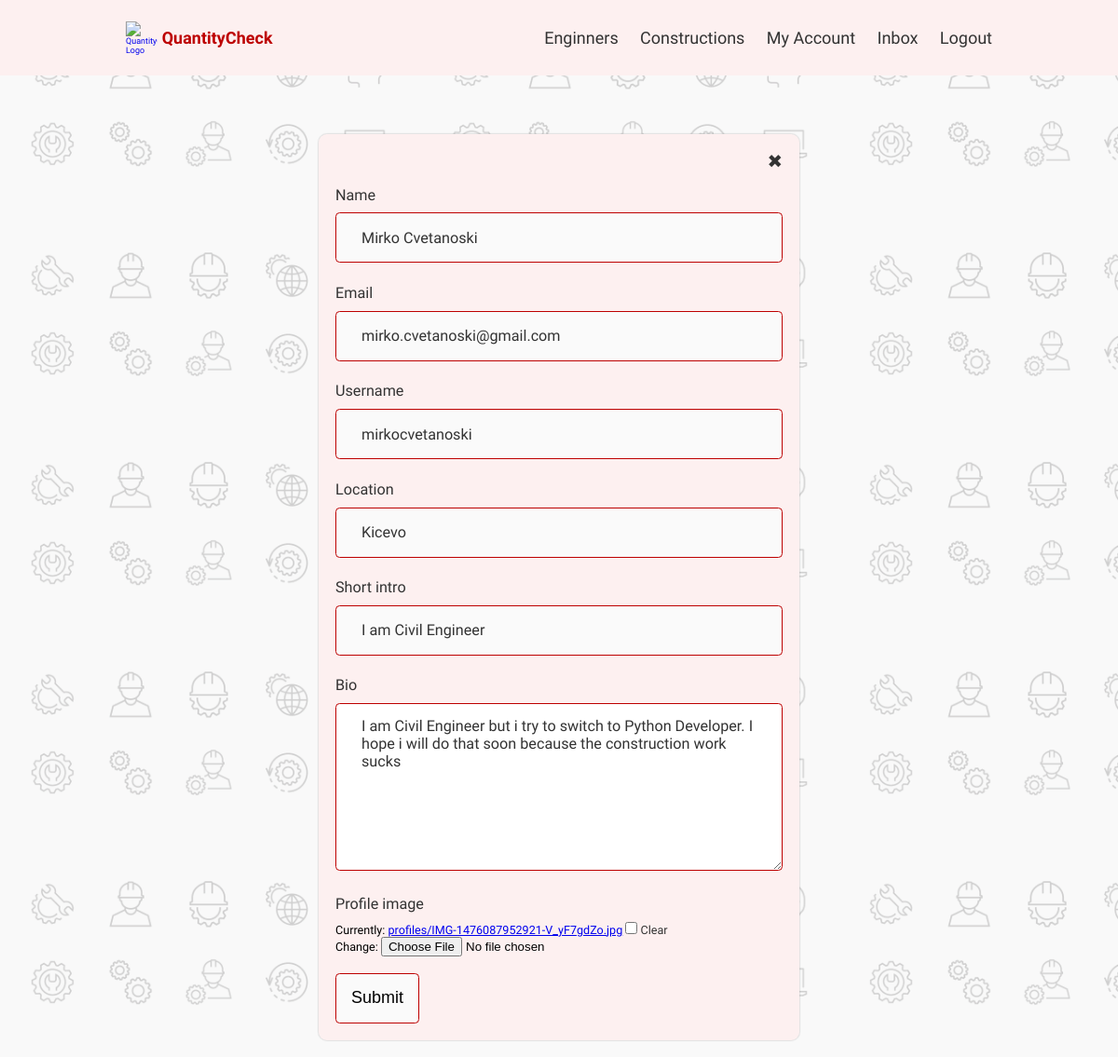
The page /users/edit-account/ (signed in) on the database its author committed.
### users/models.py (models this page shows, shortened)
class Profile(models.Model):
    user = models.OneToOneField(User, on_delete=models.CASCADE, null=True, blank=True)
    name = models.CharField(max_length=50, blank=True, null=True)
    username = models.CharField(max_length=50, blank=True, null=True)
    location = models.CharField(max_length=50, blank=True, null=True)
    email = models.EmailField(max_length=50, blank=True, null=True)
    short_intro = models.CharField(max_length=150, blank=True, null=True)
    bio = models.TextField(blank=True, null=True)
    profile_image = models.ImageField(null=True, blank=True, upload_to='profiles/', default='profiles/user-default.png')
    created = models.DateTimeField(auto_now_add=True)
    id = models.UUIDField(default=uuid.uuid4, unique=True, primary_key=True, editable=False)
    class Meta:
        ordering = ['-created']

### users/views.py (the view)
# urls.py: path('edit-account/', views.editAccount, name='edit-account'),
@login_required(login_url='login')
def editAccount(request):
    profile = request.user.profile
    form = ProfileForm(instance=profile)
    if request.method == 'POST':
        form = ProfileForm(request.POST, request.FILES, instance=profile)
        if form.is_valid():
            form.save()
            return redirect('users:account')
    context = {'form':form}
    return render(request, 'users/profile_form.html', context)

### users/forms.py
class ProfileForm(ModelForm):
    class Meta:
        model = Profile
        fields = ['name', 'email', 'username', 'location', 'short_intro', 'bio', 'profile_image']
    def __init__(self, *args, **kwargs):
        super(ProfileForm, self).__init__(*args, **kwargs)
        for name, field in self.fields.items():
            field.widget.attrs.update({'class':'input'})
            self.fields['bio'].widget.attrs.update({'class':''})
            self.fields['profile_image'].widget.attrs.update({'class':''})

### users/templates/users/profile_form.html (shortened to what this page needs)
{% extends 'main.html' %}
{% block content %}
<main class="formPage">
    <div class="content-box">
        <div class="formWrapper">
            <a class="backButton" href="{% url 'users:account' %}">&#10006</a>
            <br>
            <form class="add__form" method="POST" enctype="multipart/form-data">
                {% for field in form %}
                    <div class="form__field">
                        <label class="form__label" for="formInput#text">{{field.label}}</label>
                        <p>{{field}}</p>
                    </div>
                {% endfor %}
                <input class="btn btn--sub btn--lg  my-md" type="submit" value="Submit" />
            </form>
        </div>
    </div>
</main>
{% endblock content %}

### static/styles/constructions.css (style rules this page uses)
* { margin: 0; padding: 0; box-sizing: inherit; }
html { font-size: 62.5%; box-sizing: border-box; overflow-x: hidden; }
body { font-family: 'Roboto Condensed', sans-serif; background-color: rgb(250, 250, 250); }
html, body { max-width: 100%; }
main { display: flex; flex-direction: column; align-items: center; }
.form__field .input { width: 40vw; height: 6rem; border: solid 0.2px #bd0000; border-radius: 0.5rem; padding: 1.5rem 3rem; font-size: 1.8rem; font-weight: 400; color: #333333; background-color: rgb(250, 250, 250); font-family: 'Roboto Condensed', sans-serif; }
.form__field .input::placeholder { color: #888; font-size: 1.8rem; font-family: 'Roboto Condensed', sans-serif; }
.btn { width: 10rem; height: 6rem; border: solid 0.2px #bd0000; border-radius: 0.5rem; cursor: pointer; background-color: rgb(250, 250, 250); transition: 0.3s ease-out; }
.btn--sub { font-size: 2rem; font-weight: 400; padding: 1rem; }

### static/styles/form.css (style rules this page uses)
.add__form { display: flex; flex-direction: column; align-items: flex-start; gap: 2rem; }
.add__form textarea { width: 40vw; height: 20rem; border: solid 0.2px #bd0000; border-radius: 0.5rem; padding: 1.5rem 3rem; font-size: 1.8rem; font-weight: 400; color: #333333; outline: none; font-family: 'Roboto Condensed', sans-serif; }
.add__form textarea::placeholder { font-size: 1.8rem; font-family: 'Roboto Condensed', sans-serif; color: #888; }
.form__label { font-size: 2rem; padding: 0.5rem 0rem; display: flex; align-items: center; gap: 0.6rem; width: 100%; }
.content-box { display: flex; align-items: center; justify-content: center; padding: 5rem 2rem; }
.formWrapper { background-color: rgb(253, 240, 240); padding: 2rem; border-radius: 1rem; display: flex; flex-direction: column; box-shadow: 0 0 1px 1px rgba(136, 136, 136, 0.2); }
.formWrapper::after { z-index: -1; opacity: 0.1; content: ''; display: block; position: fixed; top: 0; left: 0; bottom: 0; right: 0; background: url(../images/pattern.jpg); background-size: 50rem; }
.backButton { text-decoration: none; font-size: 2.2rem; align-self: flex-end; color: #333333; transition: 0.3s ease-out; }
.form__field { display: flex; flex-direction: column; align-items: flex-start; }
.form__field label { font-size: 1.8rem; color: #333333; margin-bottom: 0.6rem; }
.form__field p { font-size: 1.4rem; font-family: 'Roboto Condensed', sans-serif; gap: 2rem }
.form__field p > label { font-size: 1.4rem; }

### static/styles/alerts.css (style rules this page uses)
:root { --color-white-light: rgba(136, 136, 136, 0.2); --color-main-light: rgb(180, 206, 255); --color-main: rgb(0, 54, 155); --color-error-bg: rgb(255, 179, 179); --color-error: rgb(155, 0, 0); --color-success-bg: rgb(219, 255, 219); --color-success: rgb(0, 155, 0); }

### static/styles/inbox.css (style rules this page uses)
.content-box { display: flex; flex-direction: column; align-items: center; gap: 3rem; width: 60vw; margin-top: 5rem; padding: 2rem 5rem; }
.content-box::after { z-index: -1; opacity: 0.1; content: ''; display: block; position: fixed; top: 0; left: 0; bottom: 0; right: 0; background: url(../images/pattern.jpg); background-size: 50rem; }

### static/styles/responsive.css (style rules this page uses)
@media (max-width: 90em) { .content-box { width: 65vw; } }
@media (max-width: 75em) { html { font-size: 56.25%; } }
@media (max-width: 75em) { .content-box { width: 60vw; } }
@media (max-width: 75em) { .content-box { width: 65vw; } }

### rows shown on the page
Profile: form "Mirko Cvetanoski" "mirko.cvetanoski@gmail.com" "mirkocvetanoski" "Kicevo" "I am Civil Engineer" "I am Civil Engineer but i try to switch to Python Developer. I hope i will do that soon because the construction work sucks"

### other values the page prints
{{ field.label }} "Name" "Email" "Username" "Location" "Short intro" "Bio" "Profile image"
